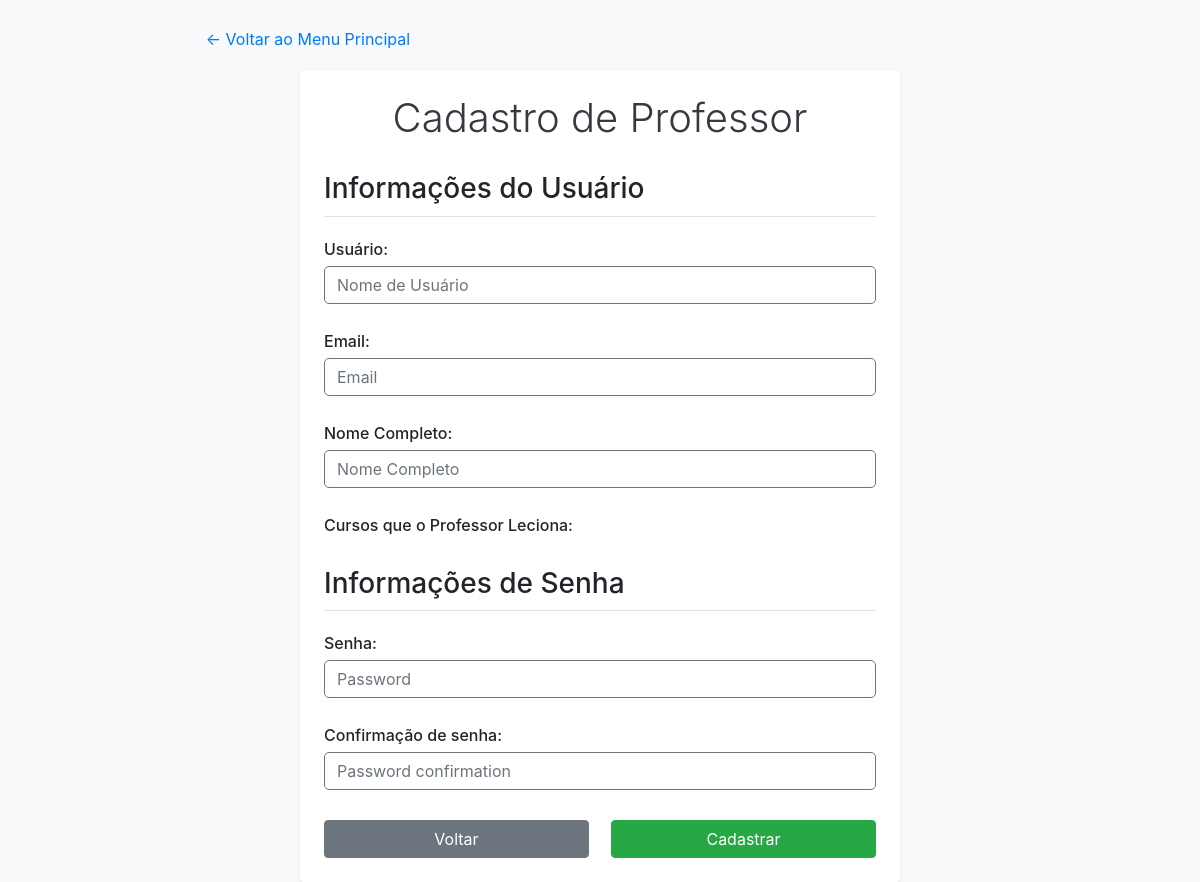
/cadastrar_professor/, run on an earlier commit of the app's database.
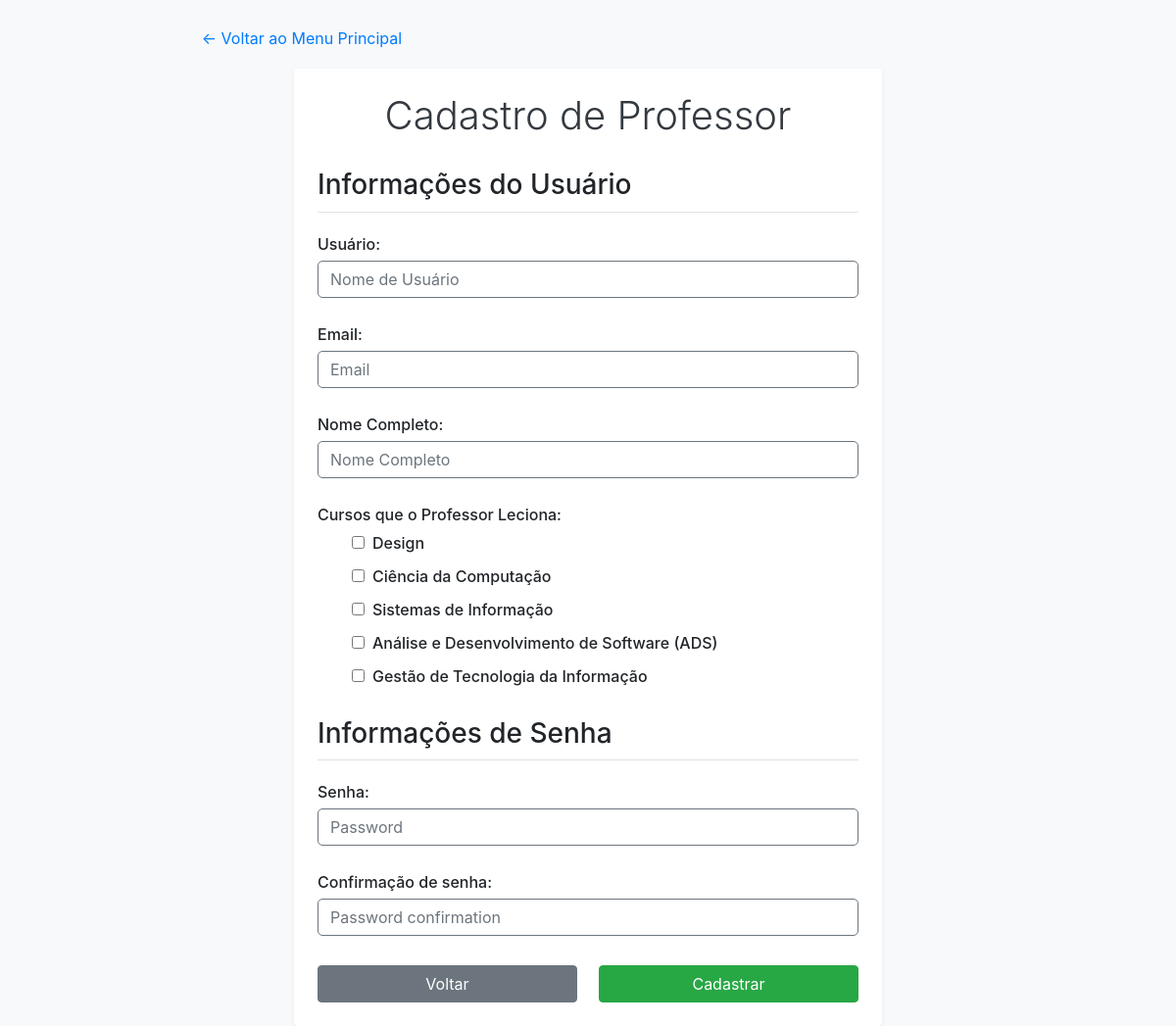
And on a later commit of the database.
### cadastro_app/models.py (models this page shows)
class Curso(models.Model):
    nome = models.CharField(max_length=100)
    def __str__(self):
        return self.nome

### cadastro_app/views.py (the view)
# urls.py: path('cadastrar_professor/', views.cadastrar_professor, name='cadastrar_professor'),
def cadastrar_professor(request):
    if request.method == 'POST':
        form = ProfessorRegistrationForm(request.POST)
        if form.is_valid():
            form.save()
            messages.success(request, 'Professor cadastrado com sucesso! Por favor, faça o login.')
            return redirect('login_professor')
        else:
            messages.error(request, 'Houve um erro no cadastro. Verifique as informações.')
    else:
        form = ProfessorRegistrationForm()
    return render(request, 'cadastro_app/cadastrar_professor.html', {'form': form})

### cadastro_app/templates/cadastro_app/cadastrar_professor.html (shortened to what this page needs)
<!DOCTYPE html>
<html lang="pt-br">
<head>
    <link rel="stylesheet" href="https://stackpath.bootstrapcdn.com/bootstrap/4.5.2/css/bootstrap.min.css">
</head>
<body>
    <a href="/" class="btn btn-link" style="position: fixed; top: 20px; left: 20px; color: #007bff; text-decoration: none;">&larr; Voltar ao Menu Principal</a>
    <div class="container bg-white p-4 shadow-sm rounded" style="margin-top: 70px;">
        <h1>Cadastro de Professor</h1>
        <form method="post" action="{% url 'cadastrar_professor' %}">
            <h3>Informações do Usuário</h3>
            <div class="form-group">
                <label for="id_username">Usuário:</label>
                {{ form.username }}
            </div>
            <div class="form-group">
                <label for="id_email">Email:</label>
                {{ form.email }}
            </div>
            <div class="form-group">
                <label for="id_nome_completo">Nome Completo:</label>
                {{ form.nome_completo }}
            </div>
            <div class="form-group">
                <label for="id_cursos">Cursos que o Professor Leciona:</label>
                <div class="checkbox-group">
                    {% for checkbox in form.cursos %}
                        <div class="form-check d-flex align-items-center">
                            {{ checkbox.tag }}
                            <label class="form-check-label ml-2" for="{{ checkbox.id_for_label }}">{{ checkbox.choice_label }}</label>
                        </div>
                    {% endfor %}
                </div>
            </div>
            <h3>Informações de Senha</h3>
            <div class="form-group">
                <label for="id_password1">Senha:</label>
                {{ form.password1 }}
            </div>
            <div class="form-group">
                <label for="id_password2">Confirmação de senha:</label>
                {{ form.password2 }}
            </div>
            <div class="btn-container">
                <a href="{% url 'pagina_inicial' %}" class="btn btn-secondary">Voltar</a>
                <button type="submit" class="btn btn-success">Cadastrar</button>
            </div>
        </form>
    </div>
</body>
</html>

### cadastro_app/templates/cadastro_app/cadastrar_professor.html (style rules this page uses)
body { background-color: #f8f9fa; }
.container { max-width: 600px; margin-top: 50px; padding: 30px; background-color: #ffffff; box-shadow: 0 0 15px rgba(0, 0, 0, 0.1); border-radius: 10px; }
h1 { text-align: center; margin-bottom: 30px; font-weight: 300; color: #343a40; }
h3 { margin-top: 30px; margin-bottom: 20px; border-bottom: 1px solid #dee2e6; padding-bottom: 10px; }
.btn-container { margin-top: 30px; display: flex; justify-content: space-between; }
.btn { width: 48%; }
.form-group { margin-bottom: 25px; }
label { font-weight: 500; margin-bottom: 5px; display: block; }
.form-control { border-radius: 5px; border: 1px solid #ced4da; }
.checkbox-group { padding-left: 15px; }
.form-check { margin-bottom: 10px; }

What changed in the data, as far as the page shows it:
added Curso: choice_label "Design"
added Curso: choice_label "Ciência da Computação"
added Curso: choice_label "Sistemas de Informação"
added Curso: choice_label "Análise e Desenvolvimento de Software (ADS)"
added Curso: choice_label "Gestão de Tecnologia da Informação"
